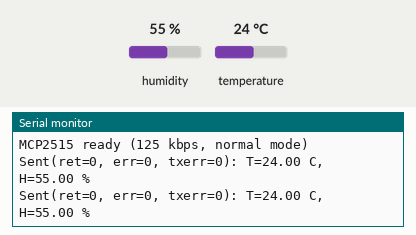
Simulated run of this sketch. Board: Arduino Uno, built with avr-gcc and run on an emulated ATmega328P. On the bench: the last lines printed to the serial monitor. The test bench sets the inputs (shaded band); at power-on: humidity 55 %, temperature 24 °C.

Above: at 2.8 s.
2.9 s: humidity set to 22 %
At 4.0 s:
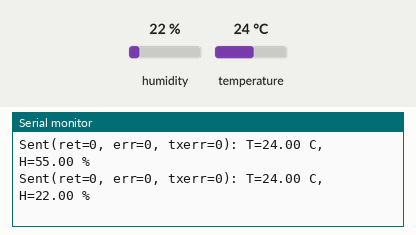
4.4 s: temperature set to 12 °C
At 5.7 s:
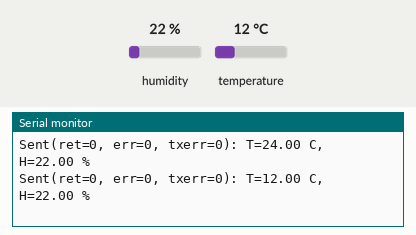
5.9 s: humidity set to 40 %
At 7.1 s:
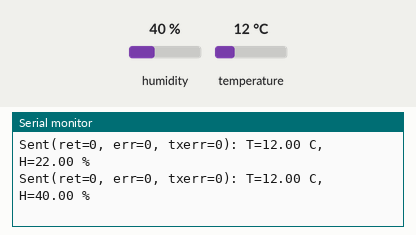
Timing chart, 0 to 8.9 s (numbered marks = the images above; inputs shaded):
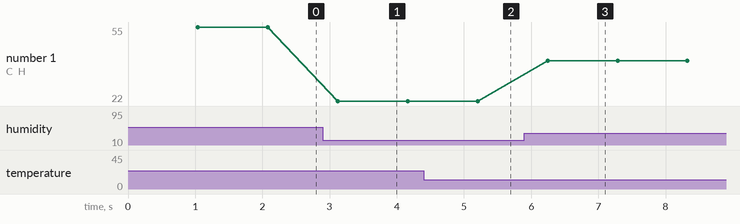

Measured:
- after the input at 2.9 s, the serial monitor: prints a new line after 0.22 s (image 1)
- after the input at 4.4 s, the serial monitor: prints a new line after 0.80 s (image 2)
- after the input at 5.9 s, the serial monitor: prints a new line after 0.35 s (image 3)
- plotted number 1: 55 → 22 after the input at 2.9 s, 22 → 40 after the input at 5.9 s

The sketch:

arduino_can_node.ino
```cpp
/*
 * Arduino CAN 远端传感器节点
 * ============================
 * 功能：监听 CAN 总线请求帧 (ID=0x101)，读取 SHT30 温湿度并通过 CAN 回复。
 *
 * 硬件接线：
 *   Arduino   ->   MCP2515
 *   ------        --------
 *   D10 (SS)      CS
 *   D13 (SCK)     SCK
 *   D11 (MOSI)    SI
 *   D12 (MISO)    SO
 *   5V             VCC
 *   GND            GND
 *
 *   Arduino   ->   SHT30
 *   ------        -----
 *   A5 (SCL)      SCL
 *   A4 (SDA)      SDA
 *   3.3V           VCC
 *   GND            GND
 *
 * 依赖库（Arduino Library Manager 安装）：
 *   - Adafruit SHT31 Library  (by Adafruit)
 *   - CAN_BUS_Shield          (by Seeed-Studio)
 */

#include <Wire.h>
#include <Adafruit_SHT31.h>
#include <mcp_can.h>
#include <SPI.h>

/* ----- SHT30 ----- */
Adafruit_SHT31 sht = Adafruit_SHT31();

/* ----- MCP2515 ----- */
#define CAN_CS_PIN  10
MCP_CAN CAN(CAN_CS_PIN);

/* ----- CAN 协议定义 ----- */
#define CAN_REQ_ID   0x101   /* ESP32 主控发送的请求帧 ID */
#define CAN_RESP_ID  0x201   /* 本节点回复的传感器数据帧 ID */

void setup()
{
    Serial.begin(115200);
    while (!Serial) { delay(10); }

    /* ---- 初始化 I2C/SHT30 ---- */
    Wire.begin();
    if (!sht.begin(0x44)) {
        Serial.println(F("SHT30 not found! Check wiring."));
        while (1) { delay(1000); }
    }
    Serial.println(F("SHT30 ready"));

    /* ---- 初始化 MCP2515 (125 kbps) ---- */
    if (CAN.begin(MCP_ANY, CAN_125KBPS, MCP_8MHZ) != CAN_OK) {
        Serial.println(F("MCP2515 init failed! Check wiring."));
        while (1) { delay(1000); }
    }
    CAN.setMode(MCP_NORMAL);
    Serial.println(F("MCP2515 ready (125 kbps, normal mode)"));
}

static void send_sensor_frame(void)
{
    float t = sht.readTemperature();
    float h = sht.readHumidity();

    if (isnan(t)) t = 0.0f;
    if (isnan(h)) h = 0.0f;

    int16_t temp_scaled = (int16_t)(t * 10.0f);
    int16_t humi_scaled = (int16_t)(h * 10.0f);

    uint8_t txBuf[4] = {
        (uint8_t)((temp_scaled >> 8) & 0xFF),
        (uint8_t)(temp_scaled & 0xFF),
        (uint8_t)((humi_scaled >> 8) & 0xFF),
        (uint8_t)(humi_scaled & 0xFF)
    };

    uint8_t send_ret = CAN.sendMsgBuf(CAN_RESP_ID, 0, 4, txBuf);

    Serial.print(F("Sent(ret="));
    Serial.print(send_ret);
    Serial.print(F(", err="));
    Serial.print(CAN.getError(), HEX);
    Serial.print(F(", txerr="));
    Serial.print(CAN.errorCountTX());
    Serial.print(F("): T="));
    Serial.print(t);
    Serial.print(F(" C, H="));
    Serial.print(h);
    Serial.println(F(" %"));
}

void loop()
{
    static unsigned long last_send_ms = 0;
    unsigned long rxId;
    uint8_t len = 0;
    uint8_t rxBuf[8];

    if (CAN.readMsgBuf(&rxId, &len, rxBuf) == CAN_OK) {
        if (rxId == CAN_REQ_ID) {
            send_sensor_frame();
            last_send_ms = millis();
        } else {
            Serial.print(F("RX ID=0x"));
            Serial.print(rxId, HEX);
            Serial.print(F(" LEN="));
            Serial.println(len);
        }
    }

    if (millis() - last_send_ms >= 1000) {
        send_sensor_frame();
        last_send_ms = millis();
    }
}
```
